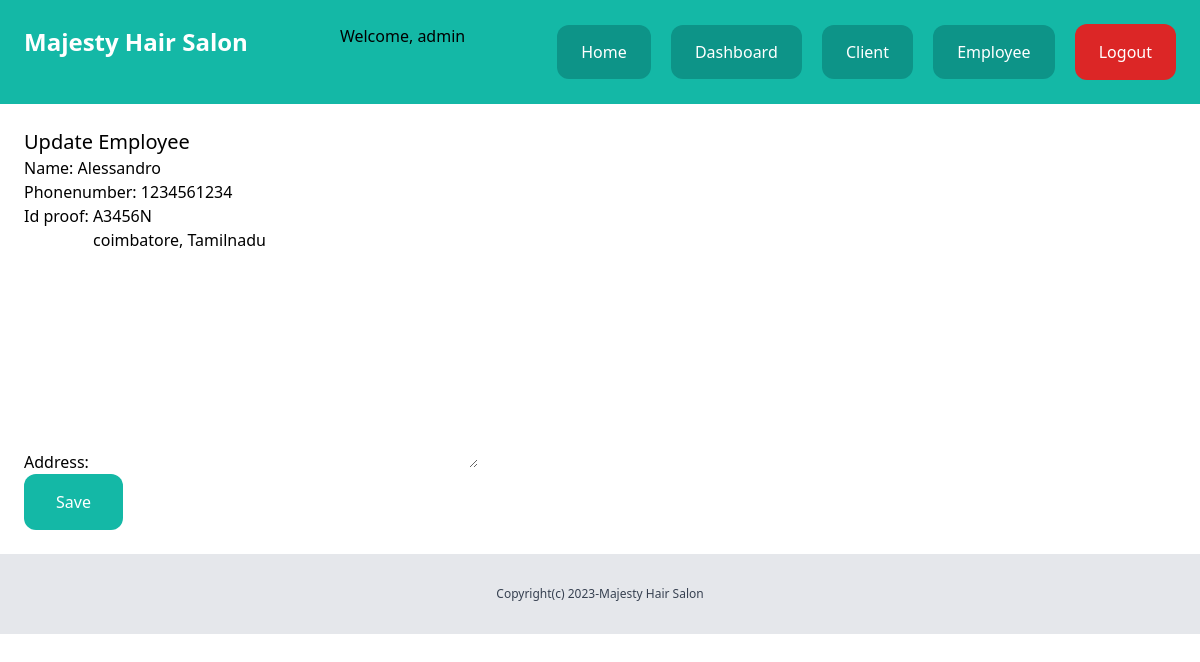
The app's page /dashboard/employee3/update/ (signed in) with its own data.
### employee/models.py (models this page shows, shortened)
class Employee(models.Model):
    name=models.CharField(max_length=255)
    phonenumber=models.IntegerField()
    address=models.TextField()
    id_proof=models.CharField(max_length=15,null=True)
    created_by=models.ForeignKey(User,related_name='employee',on_delete=models.CASCADE)
    created_at=models.DateTimeField(auto_now_add=True)
    modified_at=models.DateTimeField(auto_now=True)

### employee/views.py (the view)
# urls.py: path('<int:pk>/update/',views.update_employee,name="update_employee"),
@login_required
def update_employee(request,pk):
    emp=get_object_or_404(Employee,created_by=request.user,pk=pk)
    if request.method == 'POST':
        form = AddEmployeeForm(request.POST,instance=emp)
        if form.is_valid():
            form.save()
            messages.success(request,'Employee is  updated')
            return redirect('view_employee')
    else:
         form=AddEmployeeForm(instance=emp)
    return render(request,'update_employee.html',{'form':form})

### employee/forms.py
class AddEmployeeForm(forms.ModelForm):
    class Meta:
        model=Employee
        fields=('name','phonenumber','id_proof','address',)

### employee/templates/update_employee.html (shortened to what this page needs)
{% extends 'base.html'%}
{%block content%}
<div class="py-6 px-6">
<h1 class="text-xl">Update Employee</h1>
<form method="post" action=".">
    {{form.as_p}}
    <button class="py-4 px-8 bg-teal-500 text-white rounded-xl">Save</button>
</form>
</div>
{% endblock %}

### App/templates/base.html (shortened to what this page needs)
{% load static %}
<!doctype html>
<html>
<head>
  <link rel="stylesheet" href="{% static 'main.min.css' %}">
</head>
<body>
  <nav class="py-6 px-6 flex justify-between bg-teal-500">
    <a href="/" class="text-white font-bold"><span style="font-weight: bold; font-size: 24px;">Majesty Hair Salon</span></a>
    <div>
      {% if user.is_authenticated %}
        <p>Welcome, {{ user.username }}</p>
      {% endif %}
    </div>
    <div class="space-x-4">
      <a href="{% url 'appointment:index' %}" class="{% if request.path == '/' %}active-link{% endif %} py-4 px-6 bg-teal-600 rounded-xl text-white">Home</a>
      {% if not request.user.is_authenticated %}
        <a href="{% url 'login' %}" class="{% if request.path == '/login/' %}active-link{% endif %} py-4 px-6 bg-teal-600 rounded-xl text-white">Login</a>
      {% else %}
        {% if request.user.is_superuser %}
        <a href="{% url 'dashboard' %}" class="{% if request.path == '/dashboard/' %}active-link{% endif %} py-4 px-6 bg-teal-600 rounded-xl text-white">Dashboard</a>
        <a href="{% url 'client_list' %}" class="{% if request.path == '/client_list/' %}active-link{% endif %} py-4 px-6 bg-teal-600 rounded-xl text-white">Client</a>
        <a href="{% url 'view_employee' %}" class="{% if request.path == '/view_employee/' %}active-link{% endif %} py-4 px-6 bg-teal-600 rounded-xl text-white">Employee</a>
        {% endif %}
        <a href="{% url 'logout' %}" class="inline-block py-4 px-6 bg-red-600 rounded-xl text-white">Logout</a>
      {% endif %}
    </div>
  </nav>
  {% block content %}
  {% endblock %}
  <footer class="py-8 text-center bg-gray-200">
    <p class="text-xs text-gray-700">Copyright(c) 2023-Majesty Hair Salon</p>
  </footer>
</body>
</html>

### records on screen
Employee: name "Alessandro", phonenumber "1234561234", id_proof "A3456N", address "coimbatore, Tamilnadu"

### other values on screen
{{ user.username }} "admin"
